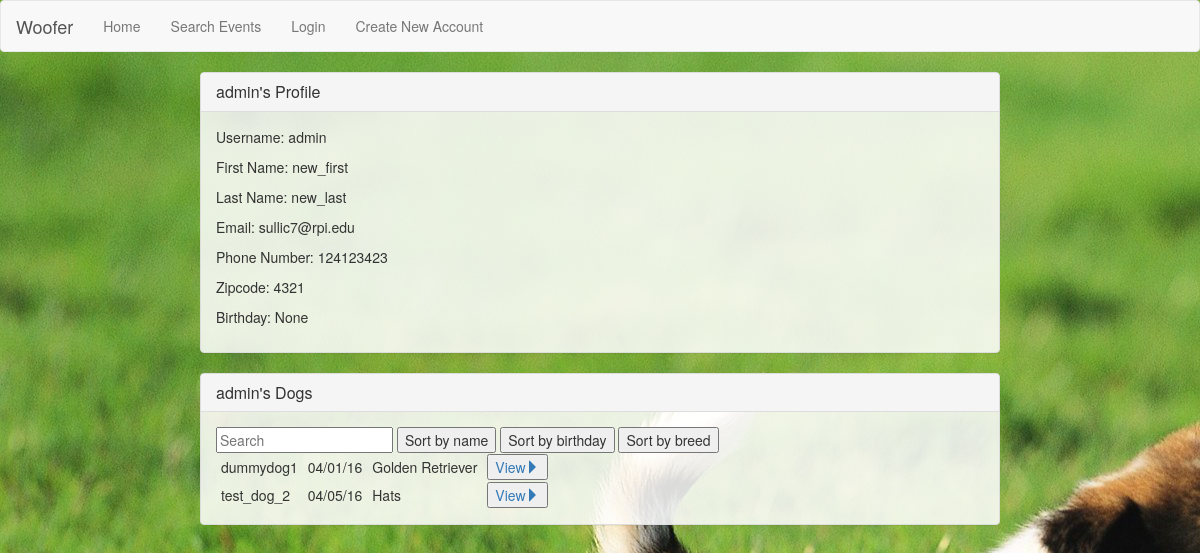
The app's page /view_user/1/ with its own data.
### woofer/models.py (models this page shows, shortened)
class Profile(models.Model):
    id = models.AutoField(primary_key=True)
    user = models.OneToOneField(User)
    phone_number = models.IntegerField(blank=True, null=True)
    zipcode = models.IntegerField(blank=True, null=True)
    birthday = models.DateField(auto_now=False, auto_now_add=False, blank=True,\
        null=True, validators=[validate_date])
    def get_formatted_birthday(self):
        if self.birthday:
            return self.birthday.strftime("%m/%d/%y")

class Dog(models.Model):
    id = models.AutoField(primary_key=True)
    name = models.CharField(max_length=100)
    owner = models.ForeignKey(User, on_delete=models.CASCADE)
    birthday = models.DateField(auto_now=False, auto_now_add=False, blank=True,
                                null=True, validators=[validate_date])
    weight = models.IntegerField(blank=True, null=True)
    breed = models.CharField(max_length=100, blank=True, null=True)
    potty_trained = models.BooleanField()
    bio = models.TextField(blank=True, null=True)
    LOW = 'LO'
    MEDIUM = 'MD'
    HIGH = 'HI'
    ACTIVITY_CHOICES = (
        (LOW, 'Not active'),
        (MEDIUM, 'Somewhat active'),
        (HIGH, 'Very active')
        )
    TEMPERAMENT_CHOICES = (
        (LOW, 'Prefers to be left alone'),
        (MEDIUM, 'Good with small groups'),
        (HIGH, 'Good with any size groups')
        )
    activity = models.CharField(max_length=2, choices=ACTIVITY_CHOICES)
    temperament_kids = models.CharField(max_length=2, choices=TEMPERAMENT_CHOICES)
    temperament_dogs = models.CharField(max_length=2, choices=TEMPERAMENT_CHOICES)
    temperament_strangers = models.CharField(max_length=2, choices=TEMPERAMENT_CHOICES)
    def get_formatted_birthday(self):
        if self.birthday:
            return self.birthday.strftime("%m/%d/%y")

### woofer/views/user_views.py (the view)
# urls.py: url(r'^view_user/(?P<userid>[0-9]+)/$', user_views.view_user, name='view-user'),
def view_user(request, userid):
    user_to_view = User.objects.get(id=userid)
    profile = Profile.objects.get(user=user_to_view)
    dogs = Dog.objects.all().filter(owner=user_to_view)
    return render(request, 'woofer/view_user.html',
                  {
                      'profile' : profile,
                      'dogs' : dogs
                  })

### woofer/templates/woofer/view_user.html (shortened to what this page needs)
{% extends 'woofer/pageframe.html' %}
{% block content %}
<div class="panel panel-default">
  <div class="panel-heading">
    <h3 class="panel-title">{{ profile.user.username }}'s Profile</h3>
  </div>
  <div class="panel-body">
    <p>Username: {{ profile.user.username }}</p>
    <p>First Name: {{ profile.user.first_name }}</p>
    <p>Last Name: {{ profile.user.last_name }}</p>
    <p>Email: {{ profile.user.email }}</p>
    <p>Phone Number: {{ profile.phone_number }}</p>
    <p>Zipcode: {{ profile.zipcode }}</p>
    <p>Birthday: {{ profile.get_formatted_birthday }}</p>
  </div>
</div>
<div class="panel panel-default">
  <div class="panel-heading">
    <h3 class="panel-title">{{ profile.user.username }}'s Dogs</h3>
  </div>
  <div class="panel-body">
      <div id="dogs">
        <input class="search" placeholder="Search" />
        <button class="sort" data-sort="name">Sort by name</button>
        <button class="sort" data-sort="birthday">Sort by birthday</button>
        <button class="sort" data-sort="breed">Sort by breed</button>
      <table>
        <tbody class="list">
          {% for dog in dogs %}
            <tr>
              <td class="name">{{ dog.name }}</td>
              <td class="birthday">{{ dog.get_formatted_birthday }}</td>
              <td class="breed">{{ dog.breed }}</td>
              <td><a href="{% url 'view-dog' dog.id %}" ><button class="">View<span class="glyphicon glyphicon-triangle-right" aria-hidden="true"></span></button></a></td>
            </tr>
          {% endfor %}
        </tbody>
      </table>
  </div>
</div>
{% endblock %}

### static/css/main.css (style rules this page uses)
body { background-image: url("../images/background.jpg"); background-color: #E1E1E1; background-attachment: fixed; }
.panel.panel-default { background-color:rgba(255, 255, 255, 0.85); }
td { padding: 1px 5px 1px 5px; }

### records on screen
Profile: user.username "admin", user.first_name "new_first", user.last_name "new_last", user.email "sullic7@rpi.edu", phone_number "124123423", zipcode "4321", get_formatted_birthday "None"
Dog: name "dummydog1", get_formatted_birthday "04/01/16", breed "Golden Retriever"
Dog: name "test_dog_2", get_formatted_birthday "04/05/16", breed "Hats"
